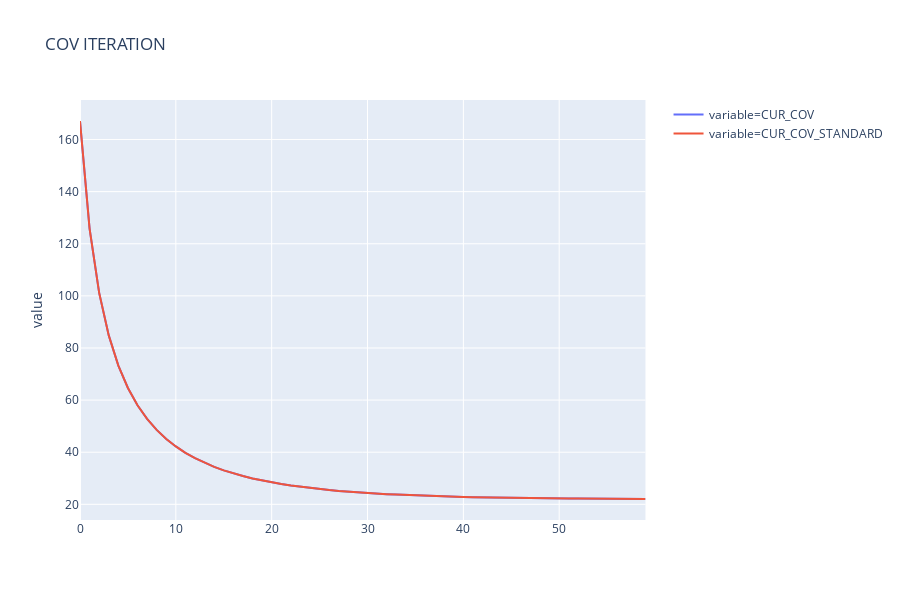

Notebook code cell kept with this figure:
### Code cell
px.line(pd.melt(
    res_df, value_vars=['CUR_COV', 'CUR_COV_STANDARD']), y='value', color='variable',
       title='COV ITERATION')

### Figure 1 — Plotly figure (JSON) as saved in the notebook; plotly's stock layout.template omitted (floating-point values rounded to 4 significant figures)
{"data": [{"hoverlabel": {"namelength": 0}, "hovertemplate": "variable=CUR_COV<br>value=%{y}", "legendgroup": "variable=CUR_COV", "line": {"color": "#636efa", "dash": "solid"}, "mode": "lines", "name": "variable=CUR_COV", "showlegend": true, "type": "scatter", "xaxis": "x", "y": [167.1, 125.8, 101.2, 84.82, 73.25, 64.65, 58.03, 52.8, 48.57, 45.1, 42.21, 39.77, 37.7, 35.92, 34.38, 33.04, 31.87, 30.84, 29.94, 29.13, 28.42, 27.79, 27.22, 26.71, 26.26, 25.85, 25.48, 25.15, 24.85, 24.58, 24.33, 24.11, 23.91, 23.73, 23.56, 23.41, 23.28, 23.15, 23.04, 22.94, 22.84, 22.76, 22.68, 22.61, 22.54, 22.49, 22.43, 22.38, 22.34, 22.3, 22.26, 22.23, 22.2, 22.17, 22.14, 22.12, 22.1, 22.08, 22.06, 22.04], "yaxis": "y"}, {"hoverlabel": {"namelength": 0}, "hovertemplate": "variable=CUR_COV_STANDARD<br>value=%{y}", "legendgroup": "variable=CUR_COV_STANDARD", "line": {"color": "#EF553B", "dash": "solid"}, "mode": "lines", "name": "variable=CUR_COV_STANDARD", "showlegend": true, "type": "scatter", "xaxis": "x", "y": [167.1, 125.8, 101.2, 84.82, 73.25, 64.65, 58.03, 52.8, 48.57, 45.1, 42.21, 39.77, 37.7, 35.92, 34.38, 33.04, 31.87, 30.84, 29.94, 29.13, 28.42, 27.79, 27.22, 26.71, 26.26, 25.85, 25.48, 25.15, 24.85, 24.58, 24.33, 24.11, 23.91, 23.73, 23.56, 23.41, 23.28, 23.15, 23.04, 22.94, 22.84, 22.76, 22.68, 22.61, 22.54, 22.49, 22.43, 22.38, 22.34, 22.3, 22.26, 22.23, 22.2, 22.17, 22.14, 22.12, 22.1, 22.08, 22.06, 22.04], "yaxis": "y"}], "layout": {"height": 600, "legend": {"tracegroupgap": 0}, "title": {"text": "COV ITERATION"}, "xaxis": {"anchor": "y", "domain": [0, 0.98]}, "yaxis": {"anchor": "x", "domain": [0, 1], "title": {"text": "value"}}}}
